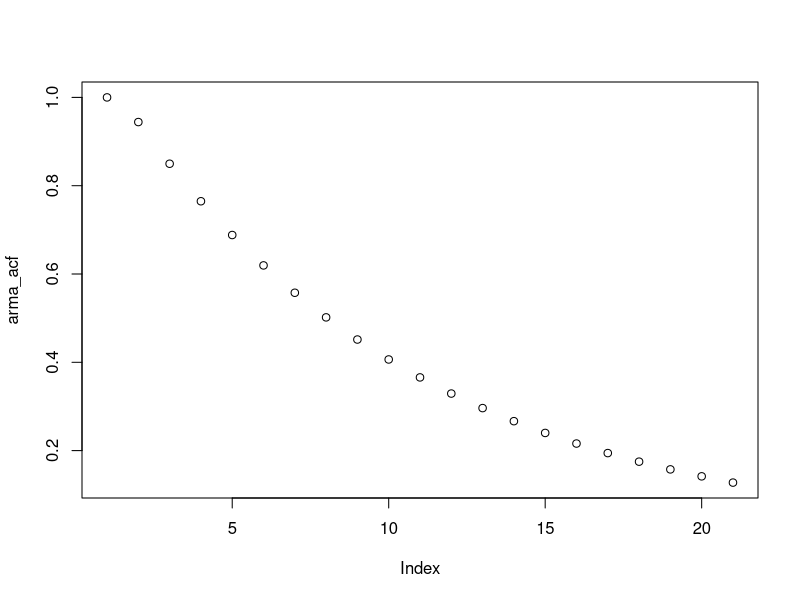
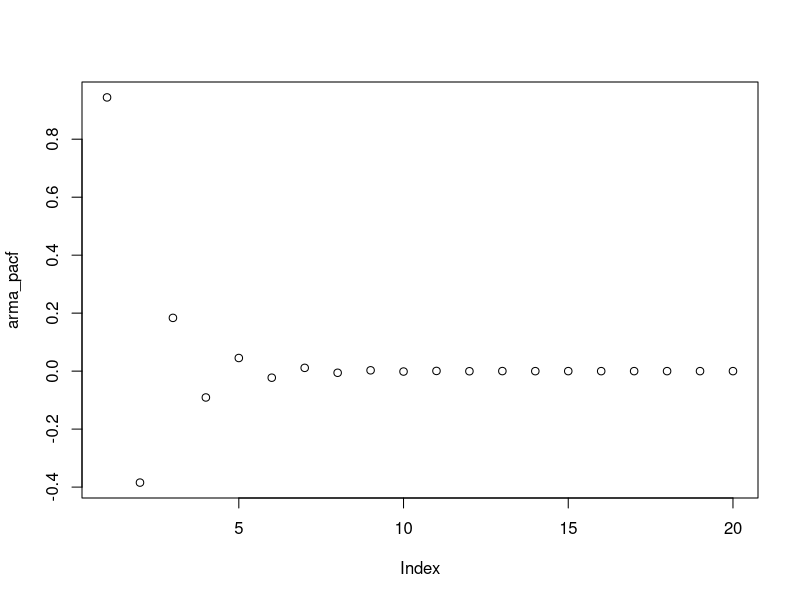

Here is the R script that generated these plots, in order:
## ---- chunk 1
knitr::opts_chunk$set(echo = TRUE)
## ---- chunk 2
library(stats)
arma_acf=ARMAacf(ar=c(0.4,0.45),c(1,0.25),lag.max = 20)
arma_pacf=ARMAacf(ar=c(0.4,0.45),c(1,0.25),lag.max = 20,pacf = TRUE)
plot(arma_acf)
plot(arma_pacf)
